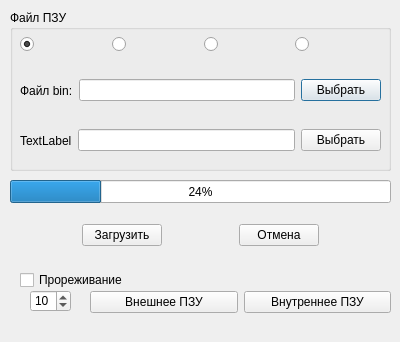
<?xml version="1.0" encoding="UTF-8"?>
<ui version="4.0">
 <class>dManualLoadPZU</class>
 <widget class="QDialog" name="dManualLoadPZU">
  <property name="geometry">
   <rect>
    <x>0</x>
    <y>0</y>
    <width>400</width>
    <height>342</height>
   </rect>
  </property>
  <property name="windowTitle">
   <string>Dialog</string>
  </property>
  <widget class="QGroupBox" name="groupBox">
   <property name="geometry">
    <rect>
     <x>10</x>
     <y>10</y>
     <width>381</width>
     <height>161</height>
    </rect>
   </property>
   <property name="title">
    <string>Файл ПЗУ</string>
   </property>
   <widget class="QWidget" name="horizontalLayoutWidget">
    <property name="geometry">
     <rect>
      <x>10</x>
      <y>60</y>
      <width>361</width>
      <height>41</height>
     </rect>
    </property>
    <layout class="QHBoxLayout" name="horizontalLayout">
     <item>
      <widget class="QLabel" name="lFile1">
       <property name="text">
        <string>Файл bin:</string>
       </property>
      </widget>
     </item>
     <item>
      <widget class="QLineEdit" name="leFile1"/>
     </item>
     <item>
      <widget class="QPushButton" name="pbBrowseFile1">
       <property name="text">
        <string>Выбрать</string>
       </property>
      </widget>
     </item>
    </layout>
   </widget>
   <widget class="QWidget" name="horizontalLayoutWidget_3">
    <property name="geometry">
     <rect>
      <x>10</x>
      <y>110</y>
      <width>361</width>
      <height>41</height>
     </rect>
    </property>
    <layout class="QHBoxLayout" name="horizontalLayout_3">
     <item>
      <widget class="QLabel" name="lFile2">
       <property name="text">
        <string>TextLabel</string>
       </property>
      </widget>
     </item>
     <item>
      <widget class="QLineEdit" name="leFile2"/>
     </item>
     <item>
      <widget class="QPushButton" name="pbBrowseFile2">
       <property name="text">
        <string>Выбрать</string>
       </property>
      </widget>
     </item>
    </layout>
   </widget>
  </widget>
  <widget class="QWidget" name="horizontalLayoutWidget_2">
   <property name="geometry">
    <rect>
     <x>20</x>
     <y>29</y>
     <width>361</width>
     <height>31</height>
    </rect>
   </property>
   <layout class="QHBoxLayout" name="horizontalLayout_2">
    <item>
     <widget class="QRadioButton" name="rbTA528_1">
      <property name="text">
       <string/>
      </property>
      <property name="checked">
       <bool>true</bool>
      </property>
     </widget>
    </item>
    <item>
     <widget class="QRadioButton" name="rbTA528_2">
      <property name="text">
       <string/>
      </property>
     </widget>
    </item>
    <item>
     <widget class="QRadioButton" name="rbTA528_htf">
      <property name="text">
       <string/>
      </property>
     </widget>
    </item>
    <item>
     <widget class="QRadioButton" name="rbTA539">
      <property name="text">
       <string/>
      </property>
     </widget>
    </item>
   </layout>
  </widget>
  <widget class="QWidget" name="horizontalLayoutWidget_4">
   <property name="geometry">
    <rect>
     <x>10</x>
     <y>210</y>
     <width>381</width>
     <height>51</height>
    </rect>
   </property>
   <layout class="QHBoxLayout" name="horizontalLayout_4">
    <item>
     <spacer name="horizontalSpacer">
      <property name="orientation">
       <enum>Qt::Horizontal</enum>
      </property>
      <property name="sizeHint" stdset="0">
       <size>
        <width>40</width>
        <height>20</height>
       </size>
      </property>
     </spacer>
    </item>
    <item>
     <widget class="QPushButton" name="pbLoad">
      <property name="text">
       <string>Загрузить</string>
      </property>
     </widget>
    </item>
    <item>
     <spacer name="horizontalSpacer_3">
      <property name="orientation">
       <enum>Qt::Horizontal</enum>
      </property>
      <property name="sizeHint" stdset="0">
       <size>
        <width>40</width>
        <height>20</height>
       </size>
      </property>
     </spacer>
    </item>
    <item>
     <widget class="QPushButton" name="pbCancel">
      <property name="text">
       <string>Отмена</string>
      </property>
     </widget>
    </item>
    <item>
     <spacer name="horizontalSpacer_2">
      <property name="orientation">
       <enum>Qt::Horizontal</enum>
      </property>
      <property name="sizeHint" stdset="0">
       <size>
        <width>40</width>
        <height>20</height>
       </size>
      </property>
     </spacer>
    </item>
   </layout>
  </widget>
  <widget class="QSpinBox" name="spinBox">
   <property name="geometry">
    <rect>
     <x>30</x>
     <y>290</y>
     <width>41</width>
     <height>22</height>
    </rect>
   </property>
   <property name="maximum">
    <number>2000</number>
   </property>
   <property name="value">
    <number>10</number>
   </property>
  </widget>
  <widget class="QProgressBar" name="progressBar">
   <property name="geometry">
    <rect>
     <x>10</x>
     <y>180</y>
     <width>381</width>
     <height>23</height>
    </rect>
   </property>
   <property name="value">
    <number>24</number>
   </property>
  </widget>
  <widget class="QWidget" name="layoutWidget">
   <property name="geometry">
    <rect>
     <x>90</x>
     <y>290</y>
     <width>301</width>
     <height>25</height>
    </rect>
   </property>
   <layout class="QHBoxLayout" name="horizontalLayout_5">
    <item>
     <widget class="QPushButton" name="pbOnPZU">
      <property name="text">
       <string>Внешнее ПЗУ</string>
      </property>
     </widget>
    </item>
    <item>
     <widget class="QPushButton" name="pbOffPZU">
      <property name="text">
       <string>Внутреннее ПЗУ</string>
      </property>
     </widget>
    </item>
   </layout>
  </widget>
  <widget class="QCheckBox" name="cbInterliving">
   <property name="geometry">
    <rect>
     <x>20</x>
     <y>270</y>
     <width>371</width>
     <height>20</height>
    </rect>
   </property>
   <property name="text">
    <string>Прореживание</string>
   </property>
  </widget>
 </widget>
 <resources/>
 <connections/>
</ui>
